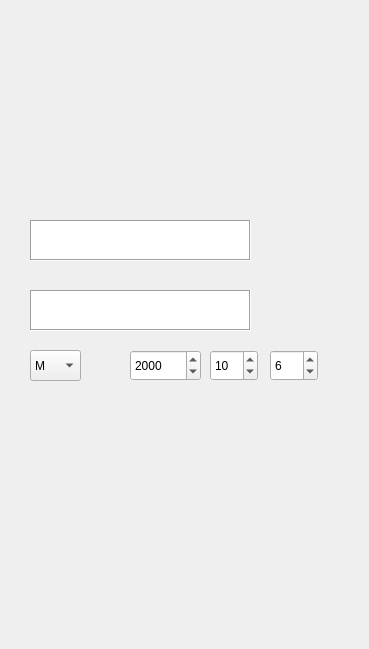
    <widget class="QWidget" name="get_flname_sex_birth_user">
     <widget class="QLabel" name="label_17">
      <property name="geometry">
       <rect>
        <x>0</x>
        <y>0</y>
        <width>360</width>
        <height>640</height>
       </rect>
      </property>
      <property name="text">
       <string/>
      </property>
      <property name="pixmap">
       <pixmap>../image/get_flname_user/get_flname_user.png</pixmap>
      </property>
     </widget>
     <widget class="QTextEdit" name="fname_get_flname_sex_birth_user">
      <property name="geometry">
       <rect>
        <x>30</x>
        <y>220</y>
        <width>221</width>
        <height>41</height>
       </rect>
      </property>
      <property name="frameShape">
       <enum>QFrame::Box</enum>
      </property>
     </widget>
     <widget class="QTextEdit" name="lname_get_flname_sex_birth_user">
      <property name="geometry">
       <rect>
        <x>30</x>
        <y>290</y>
        <width>221</width>
        <height>41</height>
       </rect>
      </property>
      <property name="frameShape">
       <enum>QFrame::Box</enum>
      </property>
     </widget>
     <widget class="QComboBox" name="sex_get_flname_sex_birth_user">
      <property name="geometry">
       <rect>
        <x>30</x>
        <y>350</y>
        <width>51</width>
        <height>31</height>
       </rect>
      </property>
      <property name="editable">
       <bool>false</bool>
      </property>
      <property name="currentText">
       <string>M</string>
      </property>
      <item>
       <property name="text">
        <string>M</string>
       </property>
      </item>
      <item>
       <property name="text">
        <string>F</string>
       </property>
      </item>
     </widget>
     <widget class="QPushButton" name="pushButt_next_get_flname_sex_birth_user">
      <property name="geometry">
       <rect>
        <x>30</x>
        <y>430</y>
        <width>281</width>
        <height>29</height>
       </rect>
      </property>
      <property name="text">
       <string/>
      </property>
      <property name="flat">
       <bool>true</bool>
      </property>
     </widget>
     <widget class="QPushButton" name="pushButt_back_get_flname_sex_birth_user">
      <property name="geometry">
       <rect>
        <x>30</x>
        <y>500</y>
        <width>281</width>
        <height>29</height>
       </rect>
      </property>
      <property name="text">
       <string/>
      </property>
      <property name="flat">
       <bool>true</bool>
      </property>
     </widget>
     <widget class="QSpinBox" name="year_get_flname_sex_birth_user">
      <property name="geometry">
       <rect>
        <x>130</x>
        <y>350</y>
        <width>71</width>
        <height>31</height>
       </rect>
      </property>
      <property name="wrapping">
       <bool>false</bool>
      </property>
      <property name="frame">
       <bool>true</bool>
      </property>
      <property name="readOnly">
       <bool>false</bool>
      </property>
      <property name="keyboardTracking">
       <bool>true</bool>
      </property>
      <property name="suffix">
       <string/>
      </property>
      <property name="minimum">
       <number>1920</number>
      </property>
      <property name="maximum">
       <number>2024</number>
      </property>
      <property name="value">
       <number>2000</number>
      </property>
     </widget>
     <widget class="QSpinBox" name="month_get_flname_sex_birth_user">
      <property name="geometry">
       <rect>
        <x>270</x>
        <y>350</y>
        <width>48</width>
        <height>31</height>
       </rect>
      </property>
      <property name="wrapping">
       <bool>false</bool>
      </property>
      <property name="frame">
       <bool>true</bool>
      </property>
      <property name="readOnly">
       <bool>false</bool>
      </property>
      <property name="keyboardTracking">
       <bool>true</bool>
      </property>
      <property name="minimum">
       <number>1</number>
      </property>
      <property name="maximum">
       <number>12</number>
      </property>
      <property name="value">
       <number>6</number>
      </property>
     </widget>
     <widget class="QSpinBox" name="day_get_flname_sex_birth_user">
      <property name="geometry">
       <rect>
        <x>210</x>
        <y>350</y>
        <width>48</width>
        <height>31</height>
       </rect>
      </property>
      <property name="wrapping">
       <bool>false</bool>
      </property>
      <property name="frame">
       <bool>true</bool>
      </property>
      <property name="readOnly">
       <bool>false</bool>
      </property>
      <property name="buttonSymbols">
       <enum>QAbstractSpinBox::UpDownArrows</enum>
      </property>
      <property name="correctionMode">
       <enum>QAbstractSpinBox::CorrectToPreviousValue</enum>
      </property>
      <property name="keyboardTracking">
       <bool>true</bool>
      </property>
      <property name="minimum">
       <number>1</number>
      </property>
      <property name="maximum">
       <number>31</number>
      </property>
      <property name="value">
       <number>10</number>
      </property>
     </widget>
    </widget>
